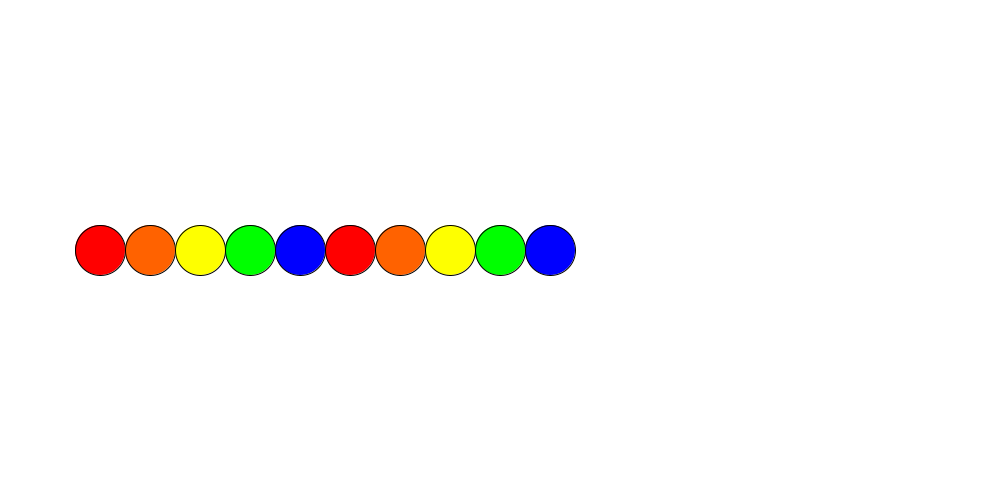
Frame 1 (no input)
Frame 60 (the mouse pressed at the canvas centre just before this capture): identical to frame 1, image omitted
Frame 120 (the mouse held since frame 60 and released just before this capture): identical to frame 1, image omitted

The Processing sketch that drew this single still picture (run headless with seeded random() and noise(); from frame 60 on, the mouse is pressed at the canvas centre):

// Processing sketch: Question5
// ── Question5.pde
//list of all the colors in the array
final color[] listOfColors =
{
  color(255, 0, 0), 
  color(255, 98, 0), 
  color(254, 255, 0), 
  color(0, 255, 0), 
  color(0, 0, 255),
};

int colorIndex = 0;

//drawing of th ellipses
void setup()
{
  size(1000, 500);
  background(255);
  fill(listOfColors[0]);
  ellipse(100, height/2, 50, 50);
  fill(listOfColors[1]);
  ellipse(150, height/2, 50, 50);
  fill(listOfColors[2]);
  ellipse(200, height/2, 50, 50);
  fill(listOfColors[3]);
  ellipse(250, height/2, 50, 50);
  fill(listOfColors[4]);
  ellipse(300, height/2, 50, 50);
  fill(listOfColors[0]);
  ellipse(350, height/2, 50, 50);
  fill(listOfColors[1]);
  ellipse(400, height/2, 50, 50);
  fill(listOfColors[2]);
  ellipse(450, height/2, 50, 50);
  fill(listOfColors[3]);
  ellipse(500, height/2, 50, 50);
  fill(listOfColors[4]);
  ellipse(550, height/2, 50, 50);
}

//mousePressed wont work without this 
void draw()
{
}
//for changing the color of every button.
void mousePressed()
{
  println(mouseX);
  int w = 100;
  int min, max;

  min = 75;
  max = 125;
  int dia = 50;
  int i = 1;
  if (mouseX >= 75 && mouseX<=125)
  {
    w = 100;
  }
  min += dia;
  max += dia;
  i++;
  if (mouseX >= 125 && mouseX<=175)
  {
    w = 150;
  }
  min += dia;
  max += dia;
  i++;
  if (mouseX >= 175 && mouseX<=225)
  {
    w = 200;
  }
  min += dia;
  max += dia;
  i++;
  if (mouseX >= 225 && mouseX<=225+50)
  {
    w = 250;
  }
  min += dia;
  max += dia;
  i++;
  if (mouseX >= 225+50 && mouseX<=225+100)
  {
    w = 300;
  }
  min += dia;
  max += dia;
  i++;
  if (mouseX >= 225+100 && mouseX<=225+150)
  {
    w = 350;
  }
  min += dia;
  max += dia;
  i++;
  if (mouseX >= 225+150 && mouseX<=225+200)
  {
    w = 400;
  }
  min += dia;
  max += dia;
  i++;
  if (mouseX >= 225+200 && mouseX<=225+250)
  {
    w = 450;
  }
  min += dia;
  max += dia;
  i++;
  if (mouseX >= 225+250 && mouseX<=225+300)
  {
    w = 500;
  }
  min += dia;
  max += dia;
  i++;
  if (mouseX >= 225+300 && mouseX<=225+350)
  {
    w = 550;
  }
  min += dia;
  max += dia;
  i++;
  fillColor(w);
}

//w is the width of each ball/button
void fillColor(int w)
{
  fill(listOfColors[colorIndex]);
  colorIndex = (colorIndex + 1);
  if (colorIndex >= listOfColors.length)
  {
    colorIndex = 0;
  }

  ellipse(w, height/2, 50, 50);
}
